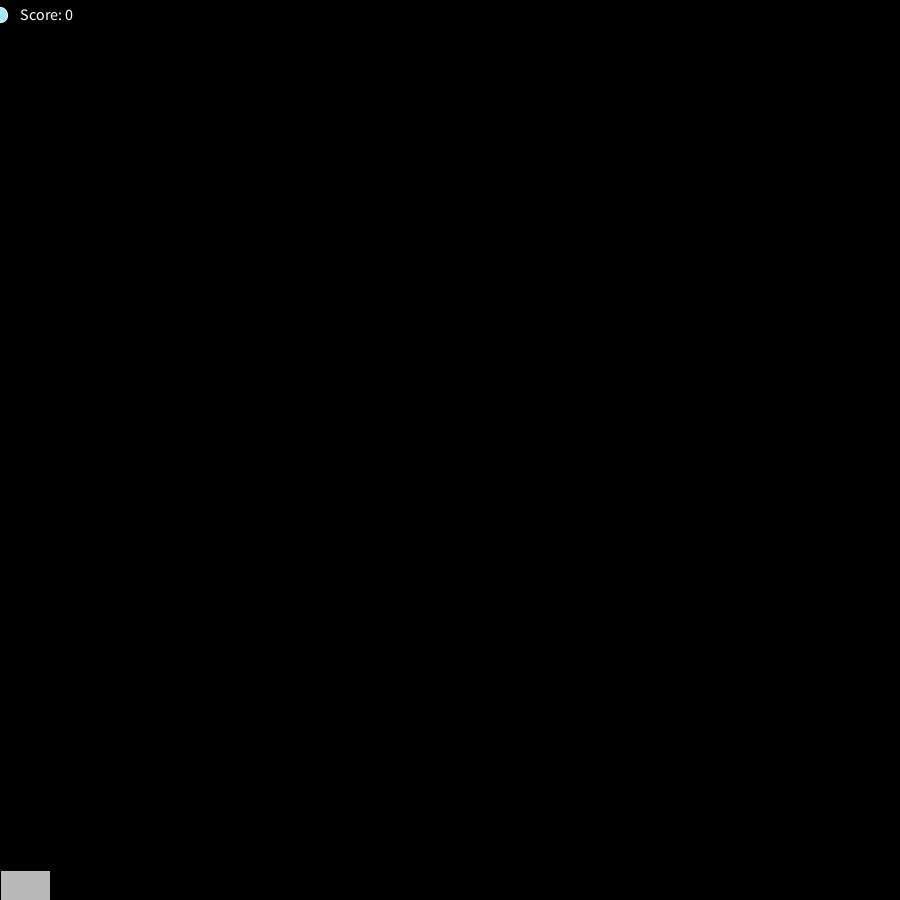
Frame 1 (no input)
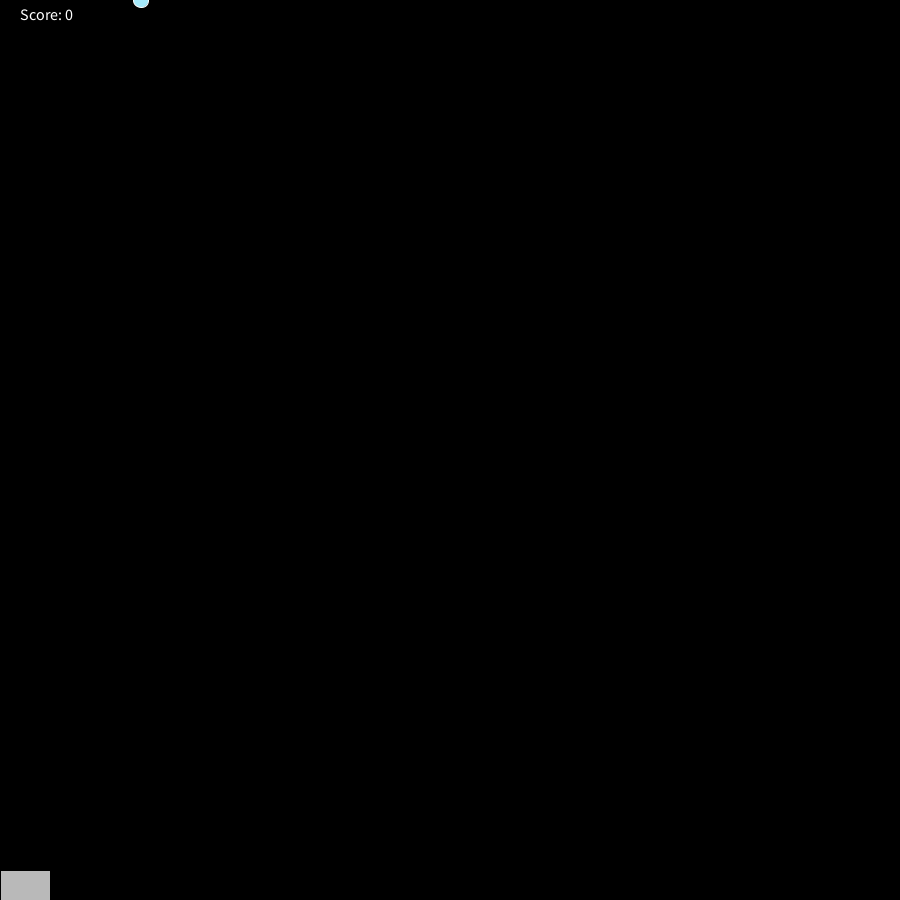
Frame 60 (the mouse pressed at the canvas centre just before this capture)
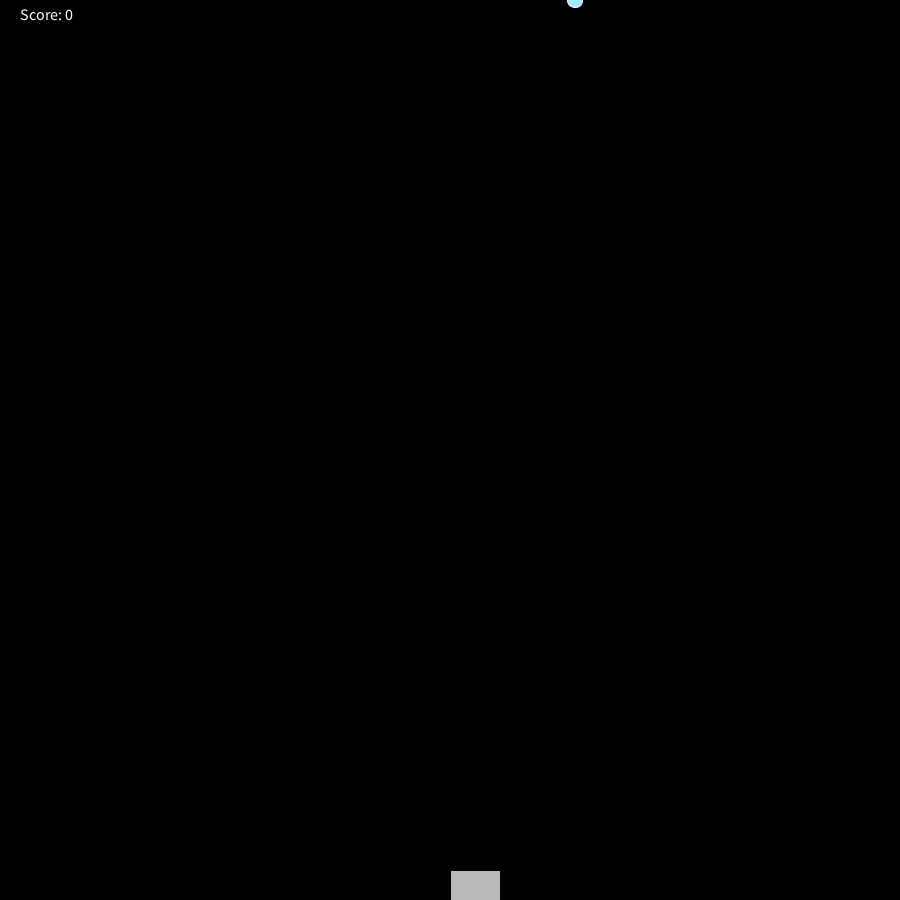
Frame 120 (the mouse held since frame 60 and released just before this capture)

The Processing sketch that drew these frames (run headless with seeded random() and noise(); from frame 60 on, the mouse is pressed at the canvas centre):

// Processing sketch: Rain_Game
// ── Rain_Game.pde
int RaindropY;
int RaindropX;
int score;
void setup(){
  size(900, 900);
}
void draw(){
  background(0,0,0);
  raindrop();
  Bucket();
  checkCatch(mouseX);
  fill(255, 255, 255);
  textSize(16);
  text("Score: " + score, 20, 20);

}

public void raindrop(){
 fill(164, 233,250);
 stroke(255, 255, 255);
RaindropY= RaindropY+15;
int randomNumber = (int) random(width);
if(RaindropY==900){
 RaindropY=0;
 RaindropX=randomNumber;
}
  ellipse(RaindropX,RaindropY,15,15);
}
public void Bucket(){
  fill(185,185,185);
  stroke(0,0,0);
  rect(mouseX, 870,50,50);
}

public void checkCatch(int x){
     if (x > mouseX && x < mouseX+100)
          score++;
     else if (score > 0) 
          score--;
     println("Score: " + score); }
